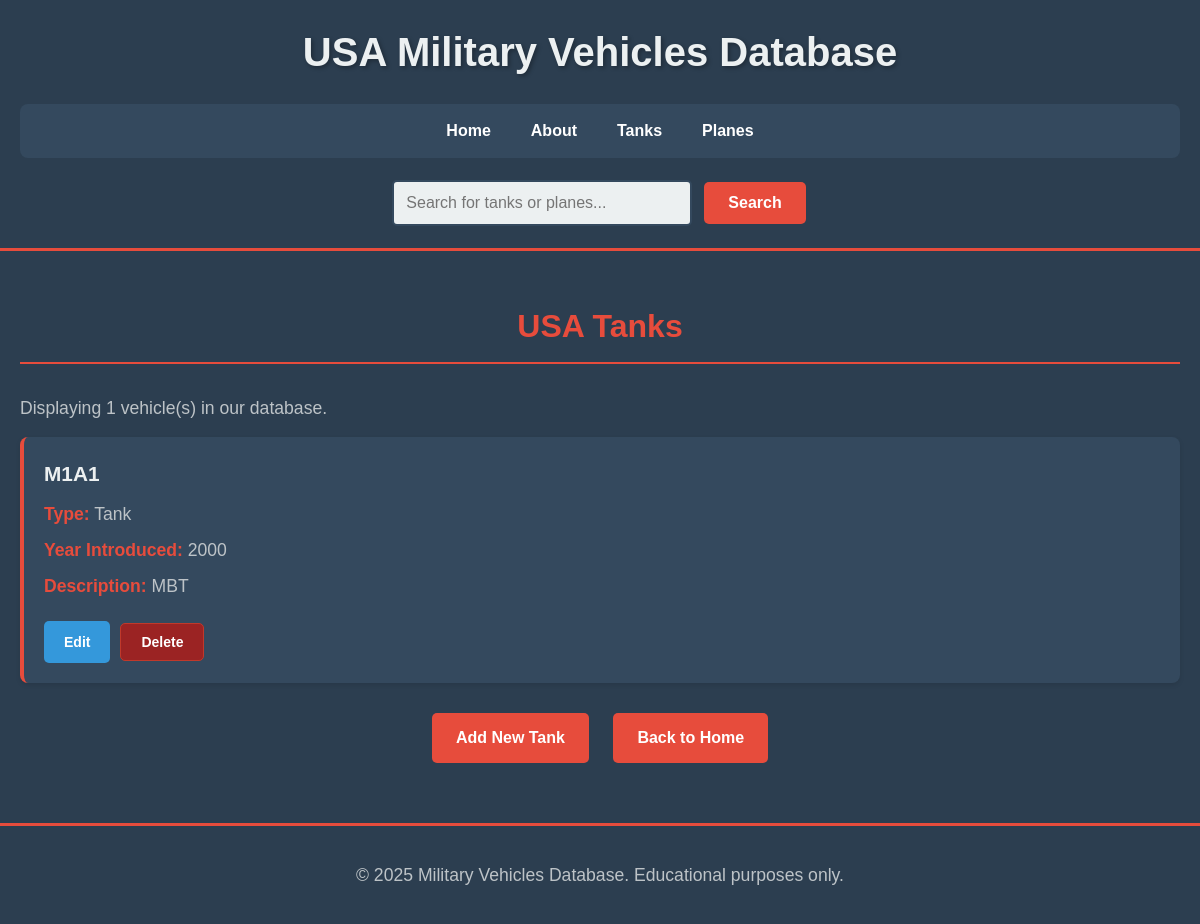
The page /tanks on the database as committed earlier.
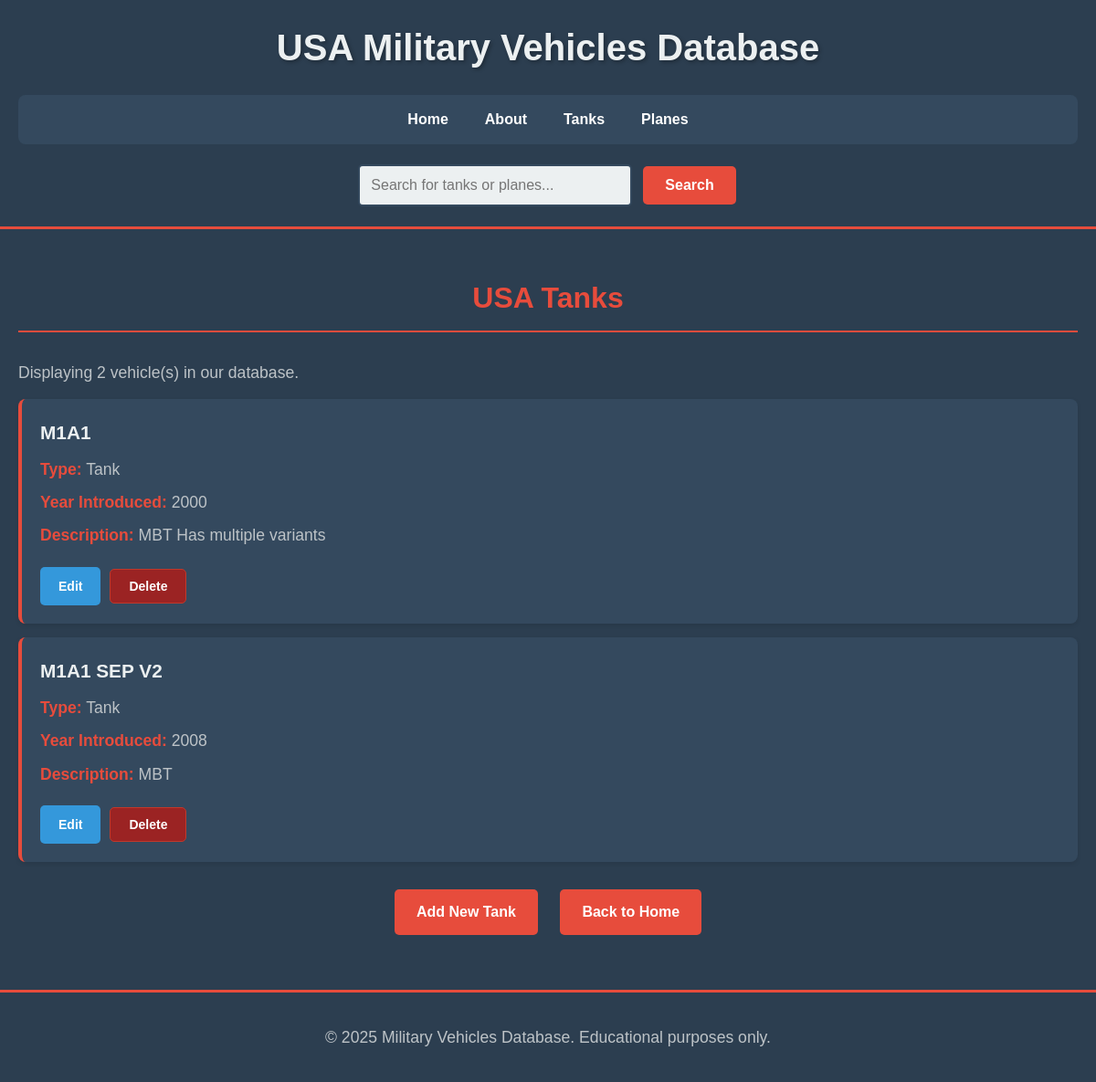
The same page on the database as committed later.
### app/models.py (models this page shows, shortened)
class Tank(db.Model):
    __tablename__ = 'tank'
    id = db.Column(db.Integer, primary_key=True)
    name = db.Column(db.String(100), nullable=False, unique=True)
    description = db.Column(db.Text)
    year_introduced = db.Column(db.Integer)
    type = db.Column(db.String(50), default='Tank')

### app/routes.py (the view)
@app.route('/tanks')
def tanks_list():
    tanks = Tank.query.all()
    return render_template('vehicles.html', vehicles=tanks, title="USA Tanks")

### app/templates/vehicles.html (shortened to what this page needs)
<!DOCTYPE html>
<html lang="en">
{% extends "layout.html" %}
{% block content %}
<h2>{{ title }}</h2>
{% if vehicles %}
    <p>Displaying {{ vehicles|length }} vehicle(s) in our database.</p>
    <div class="vehicle-list">
        {% for vehicle in vehicles %}
            <div class="weapon-item">
                <h3>{{ vehicle.name }}</h3>
                <p><strong>Type:</strong> {{ vehicle.type }}</p>
                {% if vehicle.year_introduced %}
                <p><strong>Year Introduced:</strong> {{ vehicle.year_introduced }}</p>
                {% endif %}
                <p><strong>Description:</strong> {{ vehicle.description }}</p>
                <div class="vehicle-actions">
                    {% if 'Tanks' in title %}
                        <a href="{{ url_for('edit_tank', id=vehicle.id) }}" class="menu-button-edit">Edit</a>
                        <form action="{{ url_for('delete_tank', id=vehicle.id) }}" method="post" onsubmit="return confirm('Are you sure you want to delete this tank?');">
                            <button type="submit" class="menu-button-delete">Delete</button>
                        </form>
                    {% endif %}
                </div>
            </div>
        {% endfor %}
    </div>
{% else %}
    <p>No vehicles found in this category.</p>
{% endif %}
<div class="navigation-buttons">
    {% if 'Tanks' in title %}
        <a href="{{ url_for('add_tank') }}" class="menu-button">Add New Tank</a>
    {% elif 'Aircraft' in title %}
        <a href="{{ url_for('add_plane') }}" class="menu-button">Add New Aircraft</a>
    {% endif %}
    <a href="{{ url_for('homepage') }}" class="menu-button">Back to Home</a>
</div>
{% endblock %}

### app/templates/layout.html (shortened to what this page needs)
<!DOCTYPE html>
<html lang="en">
<head>
    <link rel="stylesheet" href="{{ url_for('static', filename='style.css') }}">
</head>
<body>
    <header>
        <h1>USA Military Vehicles Database</h1>
        <nav>
            <ul>
                <li><a href="{{ url_for('homepage') }}">Home</a></li>
                <li><a href="{{ url_for('about') }}">About</a></li>
                <li><a href="{{ url_for('tanks_list') }}">Tanks</a></li>
                <li><a href="{{ url_for('planes_list') }}">Planes</a></li>
            </ul>
        </nav>
        <div class="search-container">
            <form action="{{ url_for('search') }}" method="get">
                <input type="text" name="q" placeholder="Search for tanks or planes..." required>
                <button type="submit" class="menu-button">Search</button>
            </form>
        </div>
    </header>
    <main>
        {% block content %}{% endblock %}
    </main>
    <footer>
        <p>&copy; 2025 Military Vehicles Database. Educational purposes only.</p>
    </footer>
</body>
</html>

### app/static/style.css (style rules this page uses)
* { margin: 0; padding: 0; box-sizing: border-box; }
body, html { height: 100%; font-family: 'Arial', sans-serif; background-color: #2c3e50; color: #ecf0f1; line-height: 1.6; }
body { display: flex; flex-direction: column; min-height: 100vh; }
header { background-color: #2c3e50; color: white; padding: 20px; text-align: center; border-bottom: 3px solid #e74c3c; }
header h1 { margin: 0 0 20px 0; color: #ecf0f1; font-size: 2.5em; text-shadow: 2px 2px 4px rgba(0,0,0,0.3); }
nav ul { list-style-type: none; margin: 0; padding: 0; background-color: #34495e; overflow: hidden; display: flex; justify-content: center; flex-wrap: wrap; border-radius: 8px; }
nav li { display: inline-block; }
nav li a { display: block; color: white; text-align: center; padding: 14px 20px; text-decoration: none; transition: background-color 0.3s ease; font-weight: bold; }
.search-container { margin: 20px 0 0 0; text-align: center; }
.search-container form { display: inline-flex; gap: 10px; align-items: center; flex-wrap: wrap; justify-content: center; }
.search-container input { padding: 12px; font-size: 16px; border: 2px solid #34495e; border-radius: 5px; min-width: 300px; background-color: #ecf0f1; color: #2c3e50; }
main { flex: 1; padding: 30px 20px; max-width: 1200px; margin: 0 auto; width: 100%; }
h1, h2, h3, h4, h5 { color: #e74c3c; margin: 20px 0; font-family: 'Arial', sans-serif; }
h2 { font-size: 2em; margin-bottom: 30px; text-align: center; border-bottom: 2px solid #e74c3c; padding-bottom: 10px; }
p { color: #bdc3c7; margin: 15px 0; font-size: 1.1em; }
a { color: #3498db; text-decoration: none; font-weight: bold; }
.menu-button { background-color: #e74c3c; border: none; color: white; padding: 12px 24px; text-align: center; text-decoration: none; display: inline-block; font-size: 16px; margin: 4px 2px; cursor: pointer; border-radius: 5px; transition: all 0.3s ease; font-weight: bold; }
.weapon-item { background-color: #34495e; padding: 20px; margin: 15px 0; border-radius: 8px; border-left: 4px solid #e74c3c; box-shadow: 0 2px 5px rgba(0,0,0,0.1); transition: transform 0.2s ease; }
.weapon-item h3 { color: #ecf0f1; margin-top: 0; margin-bottom: 10px; font-size: 1.3em; }
.weapon-item p { margin: 8px 0; color: #bdc3c7; }
.weapon-item strong { color: #e74c3c; }
.navigation-buttons { text-align: center; margin: 30px 0; }
.navigation-buttons .menu-button { margin: 0 10px; }
footer { background-color: #2c3e50; color: #bdc3c7; text-align: center; padding: 20px; border-top: 3px solid #e74c3c; margin-top: auto; }
.vehicle-actions { margin-top: 20px; display: flex; gap: 10px; align-items: center; }
.menu-button-edit { background-color: #3498db; border: none; color: white; padding: 10px 20px; text-align: center; text-decoration: none; display: inline-block; font-size: 14px; cursor: pointer; border-radius: 5px; transition: all 0.3s ease; font-weight: bold; }
.menu-button-delete { background-color: #9b2323; border: 1px solid #c0392b; color: white; padding: 10px 20px; text-align: center; text-decoration: none; display: inline-block; font-size: 14px; cursor: pointer; border-radius: 5px; transition: all 0.3s ease; font-weight: bold; }
.vehicle-actions form { display: inline-block; margin: 0; }

Rows that differ between the two databases and show on the page:
changed Tank: description "MBT" → "MBT Has multiple variants"
added Tank: name "M1A1 SEP V2", type "Tank", year_introduced "2008", description "MBT"
Other text that changed with them:
{{ vehicles|length }}: "1" → "2"
